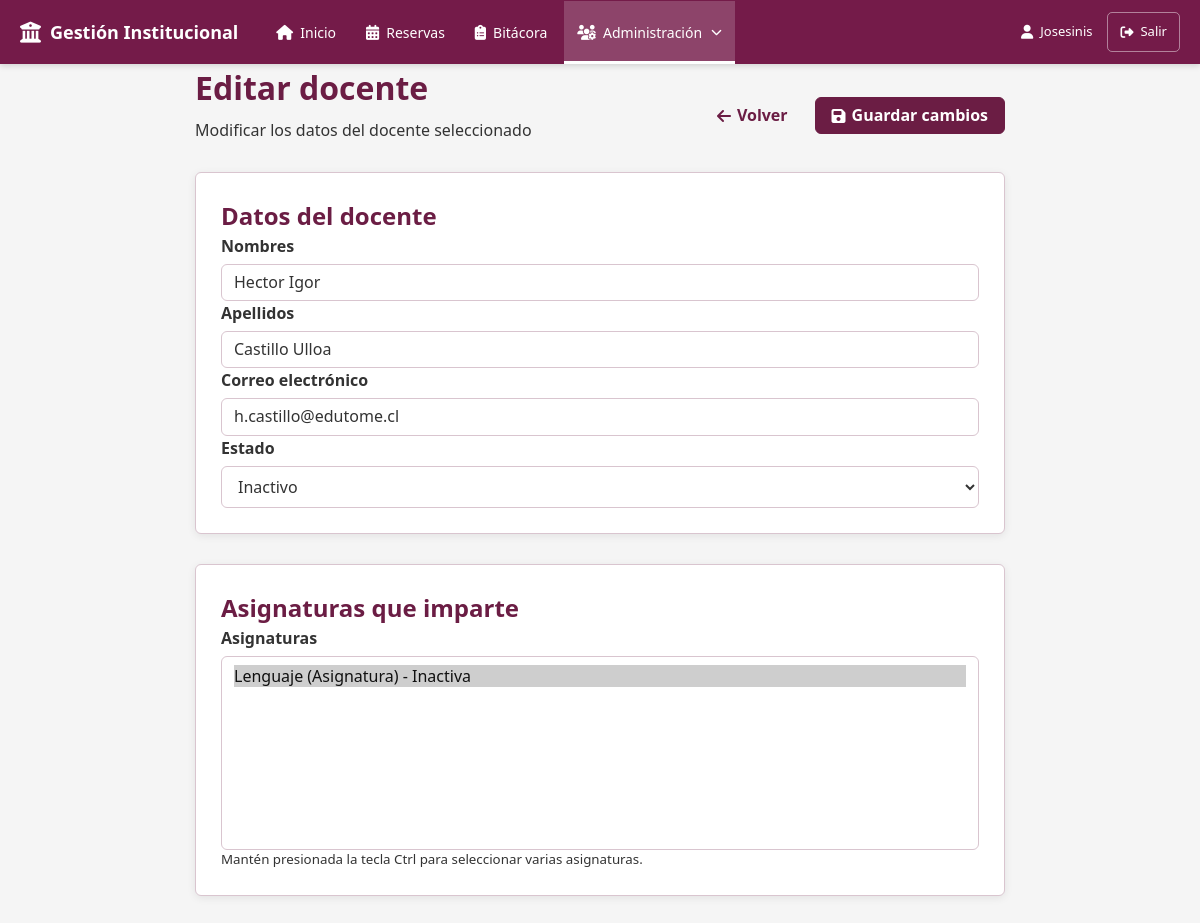
/modules/docentes/editar.php?id=4 (signed in), run on an earlier commit of the app's database.
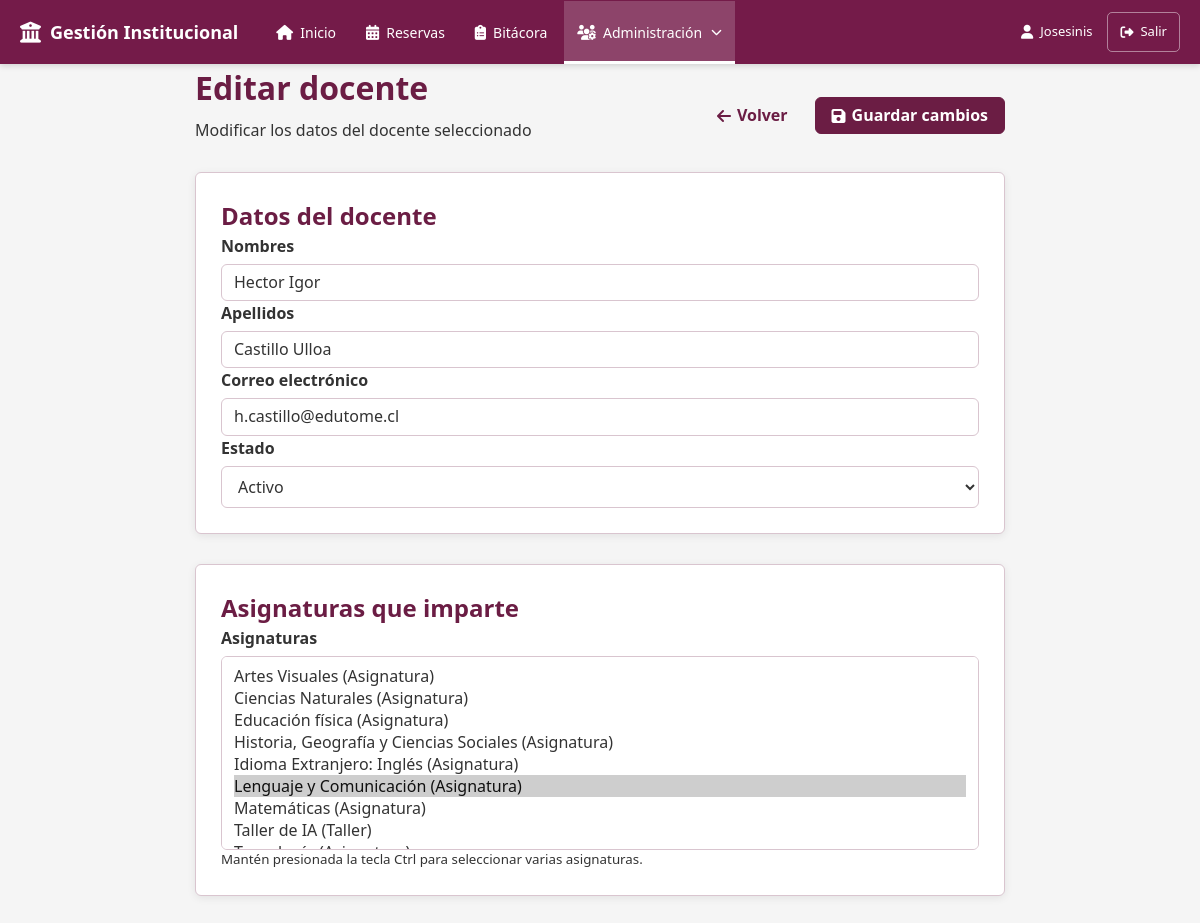
And on a later commit of the database.
### tables this page shows
CREATE TABLE `docentes` (
  `id` int(11) NOT NULL,
  `nombres` varchar(50) NOT NULL,
  `apellidos` varchar(50) NOT NULL,
  `correo` varchar(50) NOT NULL,
  `activo` tinyint(1) NOT NULL
);

### modules/docentes/editar.php (the view, shortened to what the changed rows need)
<?php
require_once '../../config/database.php';
$id = filter_input(
    INPUT_GET,
    'id',
    FILTER_VALIDATE_INT
);
$sql = "
    SELECT
        id,
        nombres,
        apellidos,
        correo,
        activo
    FROM docentes
    WHERE id = ?
";
$stmt = $conexion->prepare($sql);
$stmt->bind_param('i', $id);
$stmt->execute();
$resultado = $stmt->get_result();
$docente = $resultado->fetch_assoc();
$nombres = $docente['nombres'];
$apellidos = $docente['apellidos'];
$correo = $docente['correo'];
$activo = (int) $docente['activo'];
$asignaturasSeleccionadas = [];
$sql = "
    SELECT asignatura_id
    FROM docentes_asignaturas
    WHERE docente_id = ?
";
$stmt = $conexion->prepare($sql);
if ($stmt) {
    $stmt->bind_param('i', $id);
    $stmt->execute();
    $resultado = $stmt->get_result();
    while ($fila = $resultado->fetch_assoc()) {
        $asignaturasSeleccionadas[] =
            (int) $fila['asignatura_id'];
    }
}
$sql = "
    SELECT
        a.id,
        a.asignatura_nombre,
        a.modalidad,
        a.activo
    FROM asignaturas a
    WHERE a.activo = 1
       OR a.id IN (
            SELECT asignatura_id
            FROM docentes_asignaturas
            WHERE docente_id = ?
       )
    ORDER BY
        a.asignatura_nombre ASC
";
$stmt = $conexion->prepare($sql);
$asignaturas = [];
if ($stmt) {
    $stmt->bind_param('i', $id);
    $stmt->execute();
    $resultado = $stmt->get_result();
    while ($fila = $resultado->fetch_assoc()) {
        $asignaturas[] = $fila;
    }
}
?>
<!DOCTYPE html>
<html lang="es">
<head>
    <link
        rel="stylesheet"
        href="https://cdnjs.cloudflare.com/ajax/libs/font-awesome/6.7.2/css/all.min.css">
    <link
        rel="stylesheet"
        href="../../assets/css/estilos.css">
    <link
        rel="stylesheet"
        href="../../assets/css/botones.css">
    <link
        rel="stylesheet"
        href="../../assets/css/formularios.css">
</head>
<body>
    <div class="contenedor contenedor-usuario-formulario">
        <div class="encabezado-pagina encabezado-usuario">
            <div>
                <h1>
                    Editar docente
                </h1>
            </div>
        </div>
        <form
            id="form-docente"
            action="actualizar.php"
            method="post"
            class="formulario"
            autocomplete="off">
            <section class="panel">
                <h2>
                    Datos del docente
                </h2>
                <div class="formulario-grid">
                    <div class="grupo-formulario">
                        <label for="nombres">
                            Nombres
                        </label>
                        <input
                            type="text"
                            id="nombres"
                            name="nombres"
                            maxlength="50"
                            value="<?= htmlspecialchars($nombres) ?>"
                            required
                            autofocus>
                    </div>
                    <div class="grupo-formulario">
                        <label for="apellidos">
                            Apellidos
                        </label>
                        <input
                            type="text"
                            id="apellidos"
                            name="apellidos"
                            maxlength="50"
                            value="<?= htmlspecialchars($apellidos) ?>"
                            required>
                    </div>
                    <div class="grupo-formulario">
                        <label for="correo">
                            Correo electrónico
                        </label>
                        <input
                            type="email"
                            id="correo"
                            name="correo"
                            maxlength="50"
                            value="<?= htmlspecialchars($correo) ?>"
                            required>
                    </div>
                    <div class="grupo-formulario">
                        <label for="activo">
                            Estado
                        </label>
                        <select
                            id="activo"
                            name="activo"
                            required>
                            <option
                                value="1"
                                <?= $activo === 1 ? 'selected' : '' ?>>
                                Activo
                            </option>
                            <option
                                value="0"
                                <?= $activo === 0 ? 'selected' : '' ?>>
                                Inactivo
                            </option>
                        </select>
                    </div>
                </div>
            </section>
            <section class="panel">
                <h2>
                    Asignaturas que imparte
                </h2>
                <div class="grupo-formulario">
                    <label for="asignaturas">
                        Asignaturas
                    </label>
                    <select
                        id="asignaturas"
                        name="asignaturas[]"
                        multiple
                        size="8">
                        <?php foreach ($asignaturas as $asignatura): ?>
                            <option
                                value="<?= (int) $asignatura['id'] ?>"
                                <?= in_array(
                                    (int) $asignatura['id'],
                                    $asignaturasSeleccionadas,
                                    true
                                ) ? 'selected' : '' ?>>
                                <?= htmlspecialchars(
                                    $asignatura['asignatura_nombre']
                                ) ?>
                                <?php if (!empty($asignatura['modalidad'])): ?>
                                    (<?= htmlspecialchars(
                                            ucfirst($asignatura['modalidad'])
                                        ) ?>)
                                <?php endif; ?>
                            </option>
                        <?php endforeach; ?>
                    </select>
                    <small>
                        Mantén presionada la tecla Ctrl para seleccionar varias asignaturas.
                    </small>
                </div>
            </section>
        </form>
    </div>
</body>
</html>

What changed in the data, as far as the page shows it:
changed docentes "Hector Igor": activo "Inactivo" → "Activo"
Also different on the page:
form field value: "Lenguaje (Asignatura) - Inactiva ☑" → "Artes Visuales (Asignatura) / Ciencias Naturales (Asignatura) / Educación física (Asignatura) / Historia, Geografía y Ciencias Sociales (Asignatura) / Idioma Extranjero: Inglés (Asignatura) / Lenguaje y Comunicación (Asignatura) ☑ / Matemáticas (Asignatura) / Taller de IA (Taller)"
